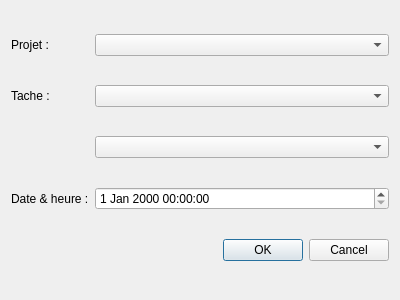
<?xml version="1.0" encoding="UTF-8"?>
<ui version="4.0">
 <class>FenetreProgrammerTache</class>
 <widget class="QDialog" name="FenetreProgrammerTache">
  <property name="geometry">
   <rect>
    <x>0</x>
    <y>0</y>
    <width>400</width>
    <height>300</height>
   </rect>
  </property>
  <property name="windowTitle">
   <string>Dialog</string>
  </property>
  <layout class="QGridLayout" name="gridLayout">
   <item row="0" column="0">
    <widget class="QLabel" name="lProjet">
     <property name="text">
      <string>Projet :</string>
     </property>
    </widget>
   </item>
   <item row="4" column="0">
    <widget class="QLabel" name="lDateHeure">
     <property name="text">
      <string>Date &amp; heure :</string>
     </property>
    </widget>
   </item>
   <item row="5" column="1">
    <widget class="QDialogButtonBox" name="bOKcancel">
     <property name="orientation">
      <enum>Qt::Horizontal</enum>
     </property>
     <property name="standardButtons">
      <set>QDialogButtonBox::Cancel|QDialogButtonBox::Ok</set>
     </property>
    </widget>
   </item>
   <item row="0" column="1">
    <widget class="QComboBox" name="inProjet"/>
   </item>
   <item row="1" column="1">
    <widget class="QComboBox" name="inTache"/>
   </item>
   <item row="2" column="1">
    <widget class="QComboBox" name="inTache2"/>
   </item>
   <item row="4" column="1">
    <widget class="QDateTimeEdit" name="inDateHeure"/>
   </item>
   <item row="1" column="0">
    <widget class="QLabel" name="lTache">
     <property name="text">
      <string>Tache :</string>
     </property>
    </widget>
   </item>
  </layout>
 </widget>
 <resources/>
 <connections>
  <connection>
   <sender>bOKcancel</sender>
   <signal>accepted()</signal>
   <receiver>FenetreProgrammerTache</receiver>
   <slot>accept()</slot>
   <hints>
    <hint type="sourcelabel">
     <x>248</x>
     <y>254</y>
    </hint>
    <hint type="destinationlabel">
     <x>157</x>
     <y>274</y>
    </hint>
   </hints>
  </connection>
  <connection>
   <sender>bOKcancel</sender>
   <signal>rejected()</signal>
   <receiver>FenetreProgrammerTache</receiver>
   <slot>reject()</slot>
   <hints>
    <hint type="sourcelabel">
     <x>316</x>
     <y>260</y>
    </hint>
    <hint type="destinationlabel">
     <x>286</x>
     <y>274</y>
    </hint>
   </hints>
  </connection>
 </connections>
</ui>
